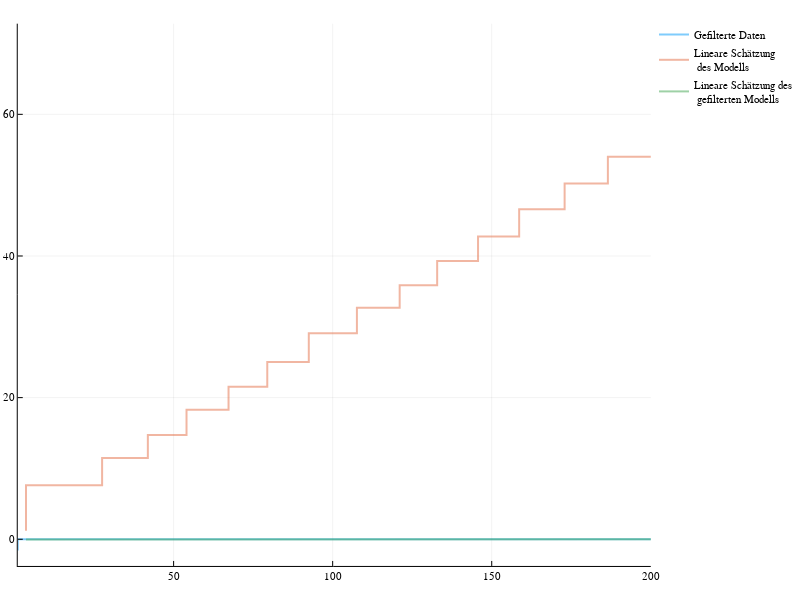

Notebook cell for this chart:
### Code cell
filteredModel = fit(LinearModel, @formula(GMSL_Filtered ~ Row), filteredData)
g(x) = coef(filteredModel)[2] * x + coef(filteredModel)[1]
plot(xlim = (1, 200))
plot!(filteredData[:GMSL_Filtered], linewidth = 2, label = "Gefilterte Daten", linestyle=:solid)
plot!(f, 1, size(data)[1], label = "Lineare Schätzung <br /> des Modells")
plot!(g, 1, size(data)[1], label = "Lineare Schätzung des <br /> gefilterten Modells")

### Figure 1 — Plotly figure (JSON) as saved in the notebook; plotly's stock layout.template omitted (floating-point values rounded to 4 significant figures; data arrays with more than 128 entries replaced by an {"elided": "..."} marker saying what was removed)
{"data": [{"colorbar": {"title": ""}, "hoverinfo": "text", "legendgroup": "Gefilterte Daten", "line": {"color": "rgba(0, 154, 250, 0.500)", "dash": "solid", "shape": "linear", "width": 2}, "mode": "lines", "name": "Gefilterte Daten", "showlegend": true, "text": {"elided": "531 null values"}, "type": "scatter", "x": {"elided": "531 int values"}, "xaxis": "x1", "y": {"elided": "531 float values"}, "yaxis": "y1", "zmax": 0.1, "zmin": -0.1}, {"colorbar": {"title": ""}, "hoverinfo": "text", "legendgroup": "Lineare Schätzung <br /> des Modells", "line": {"color": "rgba(227, 111, 71, 0.500)", "dash": "solid", "shape": "linear", "width": 2}, "mode": "lines", "name": "Lineare Schätzung <br /> des Modells", "showlegend": true, "text": [null, null, null, null, null, null, null, null, null, null, null, null, null, null, null, null, null, null, null, null, null, null, null, null, null, null, null, null, null, null, null, null, null, null, null, null, null], "type": "scatter", "x": [3.588, 3.588, 27.52, 27.52, 41.9, 41.9, 54.06, 54.06, 67.26, 67.26, 79.44, 79.44, 92.49, 92.49, 107.6, 107.6, 121.1, 121.1, 132.8, 132.8, 145.7, 145.7, 158.6, 158.6, 172.9, 172.9, 186.5, 186.5, 200.7, 200.7, 212.6, 212.6, 227.1, 227.1, 240.7, 240.7, 262.6], "xaxis": "x1", "y": [1.215, 7.627, 7.627, 11.48, 11.48, 14.74, 14.74, 18.28, 18.28, 21.54, 21.54, 25.04, 25.04, 29.09, 29.09, 32.69, 32.69, 35.85, 35.85, 39.3, 39.3, 42.76, 42.76, 46.59, 46.59, 50.24, 50.24, 54.02, 54.02, 57.21, 57.21, 61.11, 61.11, 64.77, 64.77, 70.63, 70.63], "yaxis": "y1", "zmax": 0.1, "zmin": -0.1}, {"colorbar": {"title": ""}, "hoverinfo": "text", "legendgroup": "Lineare Schätzung des <br /> gefilterten Modells", "line": {"color": "rgba(62, 164, 78, 0.500)", "dash": "solid", "shape": "linear", "width": 2}, "mode": "lines", "name": "Lineare Schätzung des <br /> gefilterten Modells", "showlegend": true, "text": [null, null, null, null, null, null, null, null, null, null, null, null, null, null, null, null, null, null, null, null, null, null, null, null, null, null, null, null, null, null, null, null, null, null, null, null, null], "type": "scatter", "x": [3.588, 3.588, 27.52, 27.52, 41.9, 41.9, 54.06, 54.06, 67.26, 67.26, 79.44, 79.44, 92.49, 92.49, 107.6, 107.6, 121.1, 121.1, 132.8, 132.8, 145.7, 145.7, 158.6, 158.6, 172.9, 172.9, 186.5, 186.5, 200.7, 200.7, 212.6, 212.6, 227.1, 227.1, 240.7, 240.7, 262.6], "xaxis": "x1", "y": [-0.02358, -0.02034, -0.02034, -0.0184, -0.0184, -0.01675, -0.01675, -0.01497, -0.01497, -0.01332, -0.01332, -0.01156, -0.01156, -0.009513, -0.009513, -0.007697, -0.007697, -0.006103, -0.006103, -0.004366, -0.004366, -0.002619, -0.002619, -0.0006873, -0.0006873, 0.001151, 0.001151, 0.003062, 0.003062, 0.004671, 0.004671, 0.006635, 0.006635, 0.008482, 0.008482, 0.01144, 0.01144], "yaxis": "y1", "zmax": 0.1, "zmin": -0.1}], "layout": {"annotations": [], "height": 600, "legend": {"bgcolor": "rgba(255, 255, 255, 1.000)", "bordercolor": "rgba(0, 0, 0, 1.000)", "font": {"color": "rgba(0, 0, 0, 1.000)", "family": "sans-serif", "size": 11}, "tracegroupgap": 0, "x": 1, "y": 1}, "margin": {"b": 20, "l": 0, "r": 0, "t": 20}, "paper_bgcolor": "rgba(255, 255, 255, 1.000)", "plot_bgcolor": "rgba(255, 255, 255, 1.000)", "showlegend": true, "width": 800, "xaxis": {"anchor": "y1", "domain": [0.02714, 0.9951], "gridcolor": "rgba(0, 0, 0, 0.100)", "gridwidth": 0.5, "linecolor": "rgba(0, 0, 0, 1.000)", "mirror": false, "range": [1, 200], "showgrid": true, "showline": true, "showticklabels": true, "tickangle": 0, "tickcolor": "rgb(0, 0, 0)", "tickfont": {"color": "rgba(0, 0, 0, 1.000)", "family": "sans-serif", "size": 11}, "tickmode": "array", "ticks": "inside", "ticktext": ["50", "100", "150", "200"], "tickvals": [50, 100, 150, 200], "title": "", "titlefont": {"color": "rgba(0, 0, 0, 1.000)", "family": "sans-serif", "size": 15}, "type": "-", "visible": true, "zeroline": false, "zerolinecolor": "rgba(0, 0, 0, 1.000)"}, "yaxis": {"anchor": "x1", "domain": [0.02508, 0.9934], "gridcolor": "rgba(0, 0, 0, 0.100)", "gridwidth": 0.5, "linecolor": "rgba(0, 0, 0, 1.000)", "mirror": false, "range": [-3.767, 72.8], "showgrid": true, "showline": true, "showticklabels": true, "tickangle": 0, "tickcolor": "rgb(0, 0, 0)", "tickfont": {"color": "rgba(0, 0, 0, 1.000)", "family": "sans-serif", "size": 11}, "tickmode": "array", "ticks": "inside", "ticktext": ["0", "20", "40", "60"], "tickvals": [0, 20, 40, 60], "title": "", "titlefont": {"color": "rgba(0, 0, 0, 1.000)", "family": "sans-serif", "size": 15}, "type": "-", "visible": true, "zeroline": false, "zerolinecolor": "rgba(0, 0, 0, 1.000)"}}}
